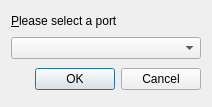
<?xml version="1.0" encoding="UTF-8"?>
<ui version="4.0">
 <class>ConnectDialog</class>
 <widget class="QDialog" name="ConnectDialog">
  <property name="geometry">
   <rect>
    <x>0</x>
    <y>0</y>
    <width>212</width>
    <height>107</height>
   </rect>
  </property>
  <property name="windowTitle">
   <string>Connect to device</string>
  </property>
  <layout class="QVBoxLayout" name="verticalLayout">
   <item>
    <widget class="QLabel" name="label">
     <property name="sizePolicy">
      <sizepolicy hsizetype="Preferred" vsizetype="Maximum">
       <horstretch>0</horstretch>
       <verstretch>0</verstretch>
      </sizepolicy>
     </property>
     <property name="text">
      <string>&amp;Please select a port</string>
     </property>
     <property name="buddy">
      <cstring>portNameBox</cstring>
     </property>
    </widget>
   </item>
   <item>
    <widget class="QComboBox" name="portNameBox"/>
   </item>
   <item>
    <widget class="QDialogButtonBox" name="buttonBox">
     <property name="orientation">
      <enum>Qt::Horizontal</enum>
     </property>
     <property name="standardButtons">
      <set>QDialogButtonBox::Cancel|QDialogButtonBox::Ok</set>
     </property>
    </widget>
   </item>
  </layout>
 </widget>
 <resources/>
 <connections>
  <connection>
   <sender>buttonBox</sender>
   <signal>accepted()</signal>
   <receiver>ConnectDialog</receiver>
   <slot>accept()</slot>
   <hints>
    <hint type="sourcelabel">
     <x>248</x>
     <y>254</y>
    </hint>
    <hint type="destinationlabel">
     <x>157</x>
     <y>274</y>
    </hint>
   </hints>
  </connection>
  <connection>
   <sender>buttonBox</sender>
   <signal>rejected()</signal>
   <receiver>ConnectDialog</receiver>
   <slot>reject()</slot>
   <hints>
    <hint type="sourcelabel">
     <x>316</x>
     <y>260</y>
    </hint>
    <hint type="destinationlabel">
     <x>286</x>
     <y>274</y>
    </hint>
   </hints>
  </connection>
 </connections>
</ui>
